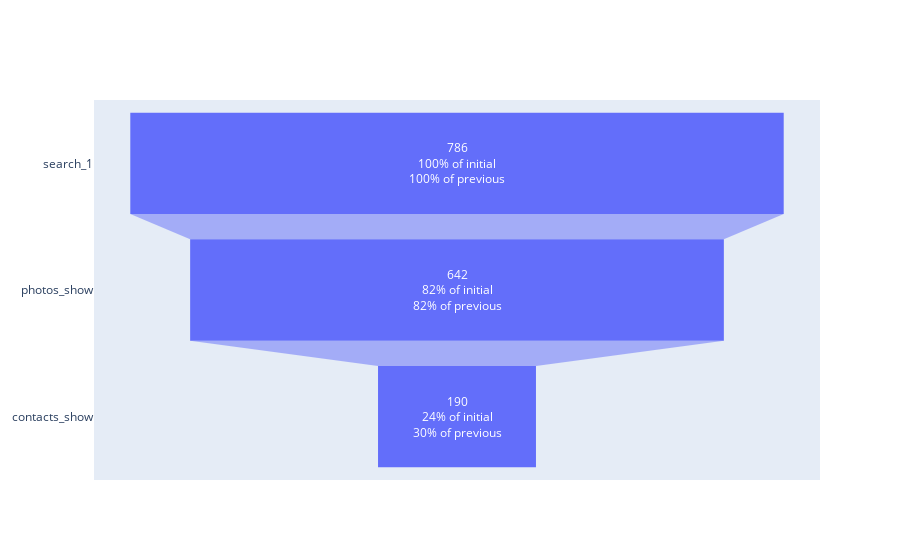

The cell this chart's notebook holds for it:
### Markdown cell above
Построим продуктовую воронку, содержащую события ['search_1', 'photos_show', 'contacts_show'], и проанализируем, сколько пользователей доходят до каждого ее этапа.

### Code cell
funnel_func(data, ['search_1', 'photos_show', 'contacts_show'])

### Figure 1 — Plotly figure (JSON) as saved in the notebook; plotly's stock layout.template omitted (floating-point values rounded to 4 significant figures)
{"data": [{"textinfo": "value+percent initial+percent previous", "type": "funnel", "x": [786, 642, 190], "y": ["search_1", "photos_show", "contacts_show"]}], "layout": {}}
